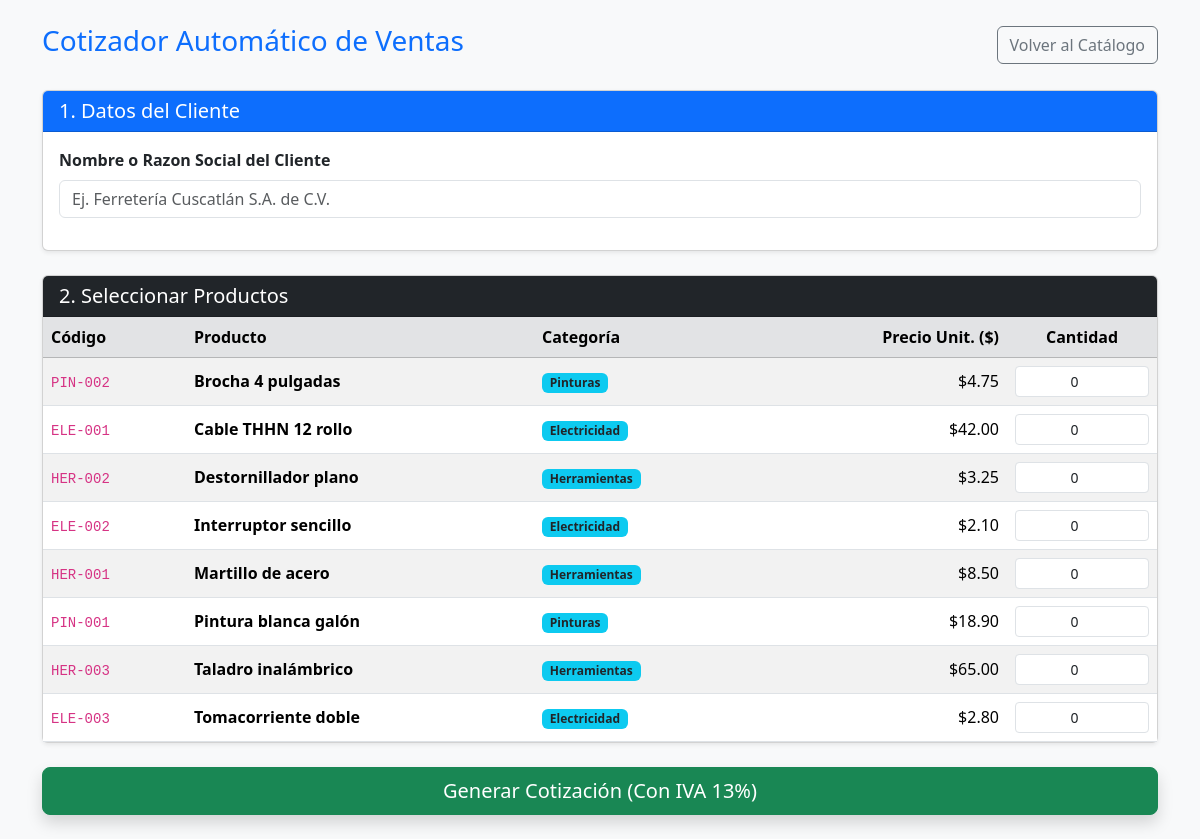
/cotizador.php, run on the app's committed database.
### tables this page shows
CREATE TABLE productos (
  id_producto INT AUTO_INCREMENT PRIMARY KEY,
  id_categoria INT NOT NULL,
  codigo VARCHAR(20) NOT NULL UNIQUE,
  nombre VARCHAR(120) NOT NULL,
  descripcion TEXT,
  precio DECIMAL(10,2) NOT NULL,
  activo TINYINT(1) NOT NULL DEFAULT 1,
  FOREIGN KEY (id_categoria) REFERENCES categorias(id_categoria)
);

CREATE TABLE categorias (
  id_categoria INT AUTO_INCREMENT PRIMARY KEY,
  nombre VARCHAR(80) NOT NULL
);

### cotizador.php (the view, shortened to what this page needs)
<?php
require 'config/conexion.php';
$stmt_prod = $pdo->query("SELECT p.id_producto, p.codigo, p.nombre, p.precio, c.nombre AS categoria
                          FROM productos p
                          INNER JOIN categorias c ON p.id_categoria = c.id_categoria
                          WHERE p.activo = 1
                          ORDER BY p.nombre ASC");
$productos = $stmt_prod->fetchAll();
?>
<!doctype html>
<html lang="es" data-bs-theme="light">
<head>
    <link href="https://cdn.jsdelivr.net/npm/bootstrap@5.3.8/dist/css/bootstrap.min.css" rel="stylesheet" />
</head>
<body class="bg-light">
    <div class="container py-4">
        <div class="d-flex justify-content-between align-items-center mb-4">
            <h1 class="h3 text-primary">Cotizador Automático de Ventas</h1>
            <a href="index.php" class="btn btn-outline-secondary">Volver al Catálogo</a>
        </div>
        <form method="POST" action="cotizador.php">
            <div class="card shadow-sm mb-4">
                <div class="card-header bg-primary text-white">
                    <h5 class="card-title mb-0">1. Datos del Cliente</h5>
                </div>
                <div class="card-body">
                    <div class="mb-3">
                        <label for="cliente" class="form-label fw-bold">Nombre o Razon Social del Cliente</label>
                        <input type="text" name="cliente" id="cliente" class="form-control" placeholder="Ej. Ferretería Cuscatlán S.A. de C.V." required>
                    </div>
                </div>
            </div>
            <div class="card shadow-sm mb-4">
                <div class="card-header bg-dark text-white">
                    <h5 class="card-title mb-0">2. Seleccionar Productos</h5>
                </div>
                <div class="card-body p-0">
                    <table class="table table-striped align-middle mb-0">
                        <thead class="table-secondary">
                            <tr>
                                <th>Código</th>
                                <th>Producto</th>
                                <th>Categoría</th>
                                <th class="text-end">Precio Unit. ($)</th>
                                <th style="width: 150px;" class="text-center">Cantidad</th>
                            </tr>
                        </thead>
                        <tbody>
                            <?php foreach ($productos as $p): ?>
                                <tr>
                                    <td><code><?= htmlspecialchars($p['codigo']) ?></code></td>
                                    <td class="fw-bold"><?= htmlspecialchars($p['nombre']) ?></td>
                                    <td><span class="badge bg-info text-dark"><?= htmlspecialchars($p['categoria']) ?></span></td>
                                    <td class="text-end">$<?= number_format($p['precio'], 2) ?></td>
                                    <td>
                                        <input type="number" name="productos[<?= $p['id_producto'] ?>]" value="0" min="0" class="form-control form-control-sm text-center">
                                    </td>
                                </tr>
                            <?php endforeach; ?>
                        </tbody>
                    </table>
                </div>
            </div>
            <button type="submit" name="procesar_cotizacion" class="btn btn-success btn-lg w-100 shadow">
                Generar Cotización (Con IVA 13%)
            </button>
        </form>
    </div>
</body>
</html>

### data on the page
productos: codigo "PIN-002", nombre "Brocha 4 pulgadas", id_categoria.nombre "Pinturas", precio "4.75"
productos: codigo "ELE-001", nombre "Cable THHN 12 rollo", id_categoria.nombre "Electricidad", precio "42.00"
productos: codigo "HER-002", nombre "Destornillador plano", id_categoria.nombre "Herramientas", precio "3.25"
productos: codigo "ELE-002", nombre "Interruptor sencillo", id_categoria.nombre "Electricidad", precio "2.10"
productos: codigo "HER-001", nombre "Martillo de acero", id_categoria.nombre "Herramientas", precio "8.50"
productos: codigo "PIN-001", nombre "Pintura blanca galón", id_categoria.nombre "Pinturas", precio "18.90"
productos: codigo "HER-003", nombre "Taladro inalámbrico", id_categoria.nombre "Herramientas", precio "65.00"
productos: codigo "ELE-003", nombre "Tomacorriente doble", id_categoria.nombre "Electricidad", precio "2.80"
